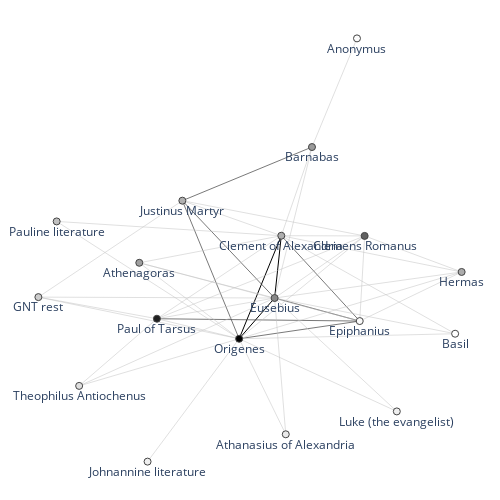

Notebook source saved alongside this figure:
### Code cell
textnet.draw_2d_network(G)
